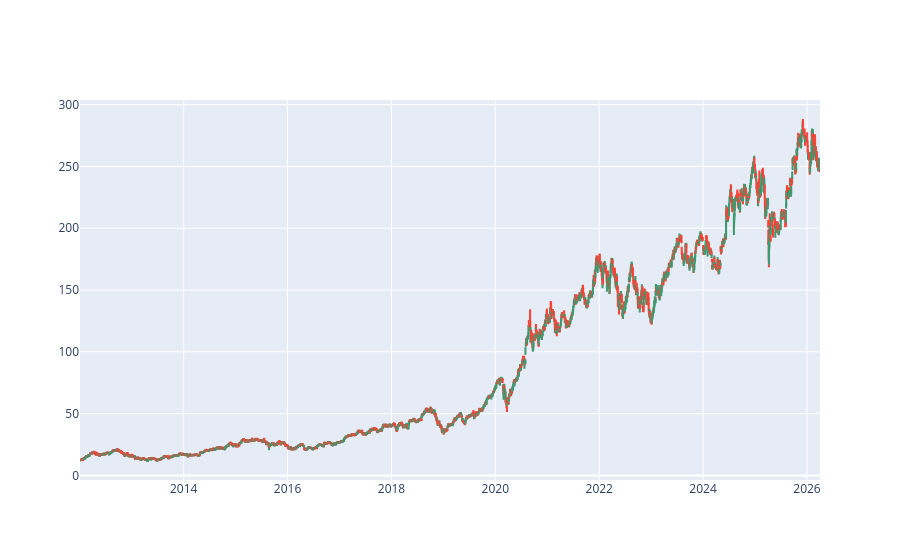

The code cell stored with this chart in its notebook:
### Markdown cell above
#### Candlestick

### Code cell
import plotly.graph_objects as go


fig = go.Figure(data=[go.Candlestick(
    x=df['Date'],
    open=df['Open'],
    high=df['High'],
    low=df['Low'],
    close=df['Close']
)])

fig.update_layout(xaxis_rangeslider_visible=False)
fig.show()

### Figure 1 — Plotly figure (JSON) as saved in the notebook; plotly's stock layout.template omitted (floating-point values rounded to 4 significant figures; data arrays with more than 128 entries replaced by an {"elided": "..."} marker saying what was removed)
{"data": [{"close": {"elided": "3584 str values"}, "high": {"elided": "3584 str values"}, "low": {"elided": "3584 str values"}, "open": {"elided": "3584 str values"}, "type": "candlestick", "x": {"elided": "3584 str values"}}], "layout": {"xaxis": {"rangeslider": {"visible": false}}}}
